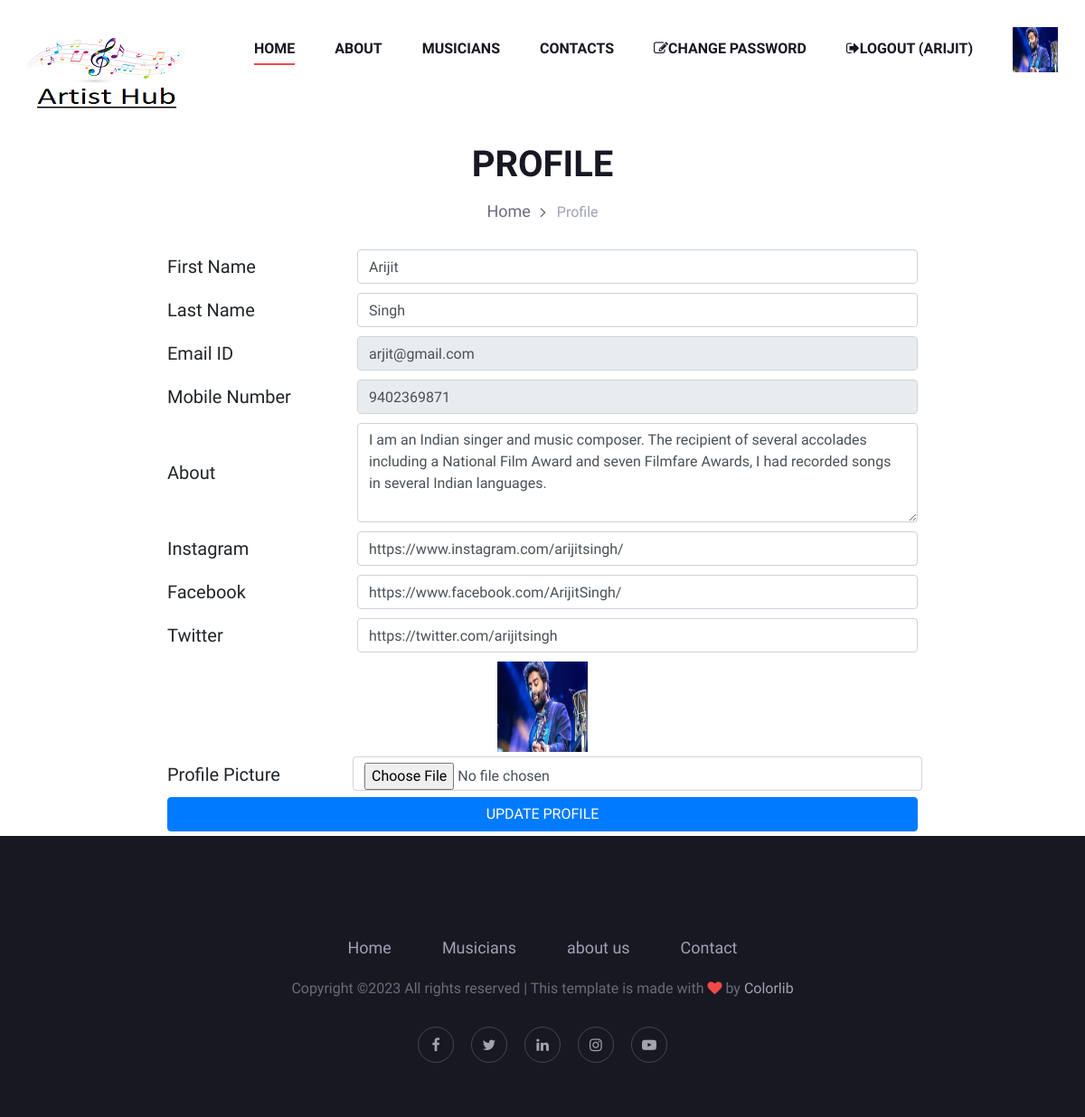
The app's page /profile/ (signed in), older data.
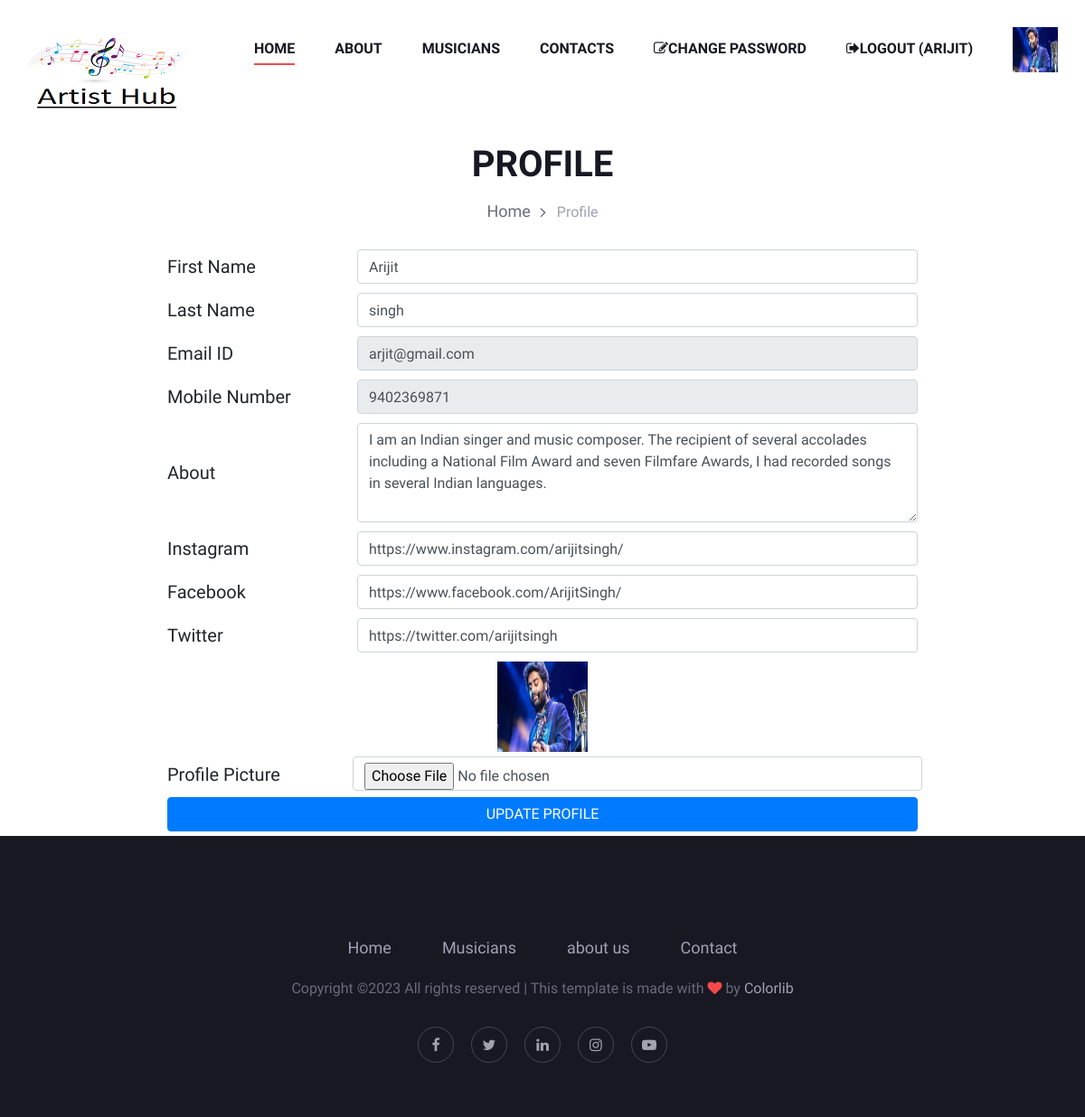
The same page, newer data.
### myapp/models.py (models this page shows, shortened)
class Artist(models.Model):
	fname=models.CharField(max_length=100)
	lname=models.CharField(max_length=100)
	email=models.EmailField()
	mobile=models.BigIntegerField()
	about=models.TextField(max_length=500)
	facebook=models.CharField(max_length=100)
	instagram=models.CharField(max_length=100)
	twitter=models.CharField(max_length=100)
	password=models.CharField(max_length=50)
	profile_pic=models.ImageField(upload_to='profile_pic')

### myapp/views.py (the view)
# urls.py: path('profile/',views.profile,name='profile'),
def profile(request):
	artist=Artist.objects.all().order_by('-id')[:3]
	try:
		customer=Customer.objects.get(email=request.session['email'])
		if request.method=="POST":
			customer.fname=request.POST['fname']
			customer.lname=request.POST['lname']
			customer.email=request.POST['email']
			customer.mobile=request.POST['mobile']
			customer.address=request.POST['address']
			try:
				customer.profile_pic=request.FILES['profile_pic']
			except:
				pass
			customer.save()
			request.session['profile_pic']=customer.profile_pic.url
			msg="Profile Updated Successfully"
			return render(request,'profile.html',{'customer':customer,'msg':msg,'artist':artist})
		else:
			return render(request,'profile.html',{'customer':customer,'artist':artist})
	except:
		artist_get=Artist.objects.get(email=request.session['email'])
		if request.method=="POST":
			artist_get.lname=request.POST['lname']
			artist_get.fname=request.POST['fname']
			artist_get.email=request.POST['email']
			artist_get.mobile=request.POST['mobile']
			artist_get.about=request.POST['about']
			artist_get.facebook=request.POST['facebook']
			artist_get.instagram=request.POST['instagram']
			artist_get.twitter=request.POST['twitter']
			try:
				artist_get.profile_pic=request.FILES['profile_pic']
			except:
				pass
			artist_get.save()
			request.session['profile_pic']=artist_get.profile_pic.url
			msg="Profile Updated Successfully"
			return render(request,'profile.html',{'artist_get':artist_get,'msg':msg,'artist':artist})
		else:
			return render(request,'profile.html',{'artist_get':artist_get,'artist':artist})

### myapp/templates/profile.html (shortened to what this page needs)
{% extends 'header.html' %}
{% load static %}
{% block content %}
<!DOCTYPE html>
<html>
<head>
</head>
<body>
<div class="col-lg-12">
    <div class="breadcrumb-text">
    <h2>PROFILE</h2>
      <div class="bt-option">
      <a href="/">Home</a>
      <span>Profile</span>
      </div>
    </div>
</div>
<br>
<form method="post" action="{% url 'profile' %}" enctype="multipart/form-data">
    <table width="70%" align="center">
      {% if customer %}
      <tr>
        <td width="25%">First Name </td>
        <td><input type="text" name="fname" class="form-control" value="{{ customer.fname }}"></td>
      </tr>
      <tr>
        <td>Last Name </td>
        <td><input type="text" name="lname" class="form-control" value="{{ customer.lname }}" ></td>
      </tr>
      <tr>
        <td>Email ID </td>
        <td><input type="text" name="email" class="form-control" id="email" value="{{ customer.email }}" readonly></td>
        <span id="email_error"></span>
      </tr>
      <tr>
        <td>Mobile Number </td>
        <td><input type="text" name="mobile" class="form-control" id="mobile" value="{{ customer.mobile }}"readonly></td>
        <span id="mobile_error"></span>
      </tr>
      <tr>
        <td>Address </td>
        <td><textarea name="adress" class="form-control" rows="2" cols="50">{{ customer.address }}</textarea>
      </tr>
      <tr>
          <td colspan="2" align="center"><img src="{{ customer.profile_pic.url }}" width="100px" height="100px"></td>
      </tr>
      <tr>
          <td>Profile Picture</td>
          <td class="form-control"><input class="input" type="file" name="profile_pic" ></td>
      </tr>
      <tr>
        <td colspan="2" align="center" >
          <input type="submit" name="action" value="UPDATE PROFILE" class="btn btn-primary btn-block" style="width:100%">
        </td>
      </tr>
      {% else %}
      <tr>
        <td width="25%">First Name </td>
        <td><input type="text" name="fname" class="form-control" value="{{ artist_get.fname }}"></td>
      </tr>
      <tr>
        <td>Last Name </td>
        <td><input type="text" name="lname" class="form-control" value="{{ artist_get.lname }}" ></td>
      </tr>
      <tr>
        <td>Email ID </td>
        <td><input type="text" name="email" class="form-control" id="email" value="{{ artist_get.email }}" readonly></td>
      </tr>
      <tr>
        <td>Mobile Number </td>
        <td><input type="text" name="mobile" class="form-control" id="mobile" value="{{ artist_get.mobile }}"readonly></td>
      </tr>
      <tr>
        <td>About </td>
        <td><textarea name="about" class="form-control" rows="4" cols="50">{{ artist_get.about }}</textarea>
      </tr>
      <tr>
        <td>Instagram </td>
        <td><input type="text" name="instagram" class="form-control" value="{{ artist_get.instagram }}" ></td>
      </tr>
      <tr>
        <td>Facebook </td>
        <td><input type="text" name="facebook" class="form-control" value="{{ artist_get.facebook }}" ></td>
      </tr>
      <tr>
        <td>Twitter </td>
        <td><input type="text" name="twitter" class="form-control" value="{{ artist_get.twitter }}" ></td>
      </tr>
      <tr>
          <td colspan="2" align="center"><img src="{{ artist_get.profile_pic.url }}" width="100px" height="100px"></td>
      </tr>
      <tr>
          <td>Profile Picture</td>
          <td class="form-control"><input class="input" type="file" name="profile_pic" ></td>
      </tr>
      <tr>
        <td colspan="2" align="center" >
          <input type="submit" name="action" value="UPDATE PROFILE" class="btn btn-primary btn-block" style="width:100%">
        </td>
      </tr>
      {% endif %}
</table>
</form>
</body>
</html>
{% endblock %}

### myapp/templates/header.html (shortened to what this page needs)
{% load static %}
<!DOCTYPE html>
<html lang="zxx">
<head>
    <link rel="stylesheet" href="{% static 'css/bootstrap.min.css' %}" type="text/css">
    <link rel="stylesheet" href="{% static 'css/font-awesome.min.css' %}" type="text/css">
    <link rel="stylesheet" href="{% static 'css/elegant-icons.css' %}" type="text/css">
    <link rel="stylesheet" href="{% static 'css/owl.carousel.min.css' %}" type="text/css">
    <link rel="stylesheet" href="{% static 'css/magnific-popup.css' %}" type="text/css">
    <link rel="stylesheet" href="{% static 'css/slicknav.min.css' %}" type="text/css">
    <link rel="stylesheet" href="{% static 'css/style.css' %}" type="text/css">
</head>
<body>
    <header class="header-section">
        <div class="container">
            <div class="logo">
                <a href="/">
                    <img src="{% static 'img/download.png' %}" alt="">
                </a>
            </div>
            <div class="nav-menu">
                <nav class="mainmenu mobile-menu">
                    <ul>
                        <li class="active"><a href="/">Home</a></li>
                        <li><a href="{% url 'about' %}">About</a></li>
                        <li><a href="{% url 'artist' %}">Musicians</a>
                        </li>
                        <li><a href="{% url 'contact' %}">Contacts</a></li>
                {% if request.session.email %}
                <li><a href="#"><i class="fa fa-edit"></i>Change Password</a></li>
                <li><a href="{% url 'logout' %}"><i class="fa fa-sign-out"></i>Logout ({{request.session.fname}})</a></li>
                <a href="{% url 'profile' %}"><img src="{{ request.session.profile_pic }}" width="50px" height="50px"></a>
                {% endif %}
                </ul>
                </nav>
            </div>
        </div>
    </header>
{% block content %}
{% endblock %}
    <footer class="footer-section">
        <div class="container">
            <div class="row">
                <div class="col-lg-12">
                    <div class="footer-text">
                        <ul>
                            <li><a href="/">Home</a></li>
                            <li><a href="{% url 'artist' %}">Musicians</a></li>
                            <li><a href="{% url 'about' %}">about us</a></li>
                            <li><a href="{% url 'contact' %}">Contact</a></li>
                        </ul>
                        <div class="copyright-text"><p>
  Copyright &copy;<script>document.write(new Date().getFullYear());</script> All rights reserved | This template is made with <i class="fa fa-heart" aria-hidden="true"></i> by <a href="https://colorlib.com" target="_blank">Colorlib</a>
  </p></div>
                        <div class="ft-social">
                            <a href="#"><i class="fa fa-facebook"></i></a>
                            <a href="#"><i class="fa fa-twitter"></i></a>
                            <a href="#"><i class="fa fa-linkedin"></i></a>
                            <a href="#"><i class="fa fa-instagram"></i></a>
                            <a href="#"><i class="fa fa-youtube-play"></i></a>
                        </div>
                    </div>
                </div>
            </div>
        </div>
    </footer>
</body>
</html>

### myapp/static/css/style.css (style rules this page uses)
html, body { height: 100%; font-family: "Work Sans", sans-serif; -webkit-font-smoothing: antialiased; font-smoothing: antialiased; }
h1, h2, h3, h4, h5, h6 { margin: 0; color: #111111; font-weight: 400; font-family: "Work Sans", sans-serif; }
h2 { font-size: 36px; }
p { font-size: 16px; font-family: "Work Sans", sans-serif; color: #6a6b7c; font-weight: 400; line-height: 28px; margin: 0 0 15px 0; }
img { max-width: 100%; }
ul, ol { padding: 0; margin: 0; }
.header-section { display: -webkit-box; display: -ms-flexbox; display: flex; }
.logo { float: left; padding-top: 36px; padding-bottom: 37px; }
.logo a { display: inline-block; }
.nav-menu { float: right; }
.nav-menu .mainmenu { display: inline-block; }
.nav-menu .mainmenu ul li { display: inline-block; list-style: none; margin-right: 40px; position: relative; }
.nav-menu .mainmenu ul li.active a:after { opacity: 1; }
.nav-menu .mainmenu ul li a { font-size: 16px; color: #171822; text-transform: uppercase; font-weight: 600; padding: 42px 0; position: relative; display: inline-block; }
.nav-menu .mainmenu ul li a:after { position: absolute; left: 0; bottom: 36px; height: 2px; width: 100%; background: #F44949; content: ""; opacity: 0; -webkit-transition: all 0.3s; -o-transition: all 0.3s; transition: all 0.3s; }
.footer-section { background: #171822; padding-top: 50px; padding-bottom: 60px; }
.footer-text { text-align: center; padding-top: 60px; }
.footer-text ul { margin-bottom: 18px; }
.footer-text ul li { list-style: none; display: inline-block; margin-right: 52px; }
.footer-text ul li:last-child { margin-right: 0; }
.footer-text ul li a { font-size: 18px; color: #a0a1b5; display: inline-block; -webkit-transition: all 0.3s; -o-transition: all 0.3s; transition: all 0.3s; }
.footer-text .copyright-text { font-size: 14px; color: #a0a1b5; margin-bottom: 28px; }
.footer-text .copyright-text i { color: #f44949; }
.footer-text .copyright-text a { color: #a0a1b5; }
.footer-text .ft-social a { display: inline-block; width: 40px; height: 40px; text-align: center; line-height: 40px; font-size: 16px; color: #a3a3ae; border: 1px solid #45464e; border-radius: 50%; margin-right: 15px; }
.footer-text .ft-social a:last-child { margin-right: 0; }
.breadcrumb-text { text-align: center; }
.breadcrumb-text h2 { font-size: 40px; color: #171822; font-weight: 600; margin-bottom: 14px; }
.breadcrumb-text .bt-option a { font-size: 18px; color: #6a6b7c; display: inline-block; margin-right: 25px; position: relative; }
.breadcrumb-text .bt-option a:after { position: absolute; right: -17px; top: 2px; content: ""; font-family: "FontAwesome"; }
.breadcrumb-text .bt-option span { display: inline-block; color: #a0a1b5; }
@media only screen and (min-width: 1200px) { .container { max-width: 1170px; } }

### myapp/templates/profile.html (style rules this page uses)
td { font-size: 20px; padding:5px; }

Row changes from the older to the newer data that the page shows:
changed Artist "ARIJIT": lname "Singh" → "singh"
